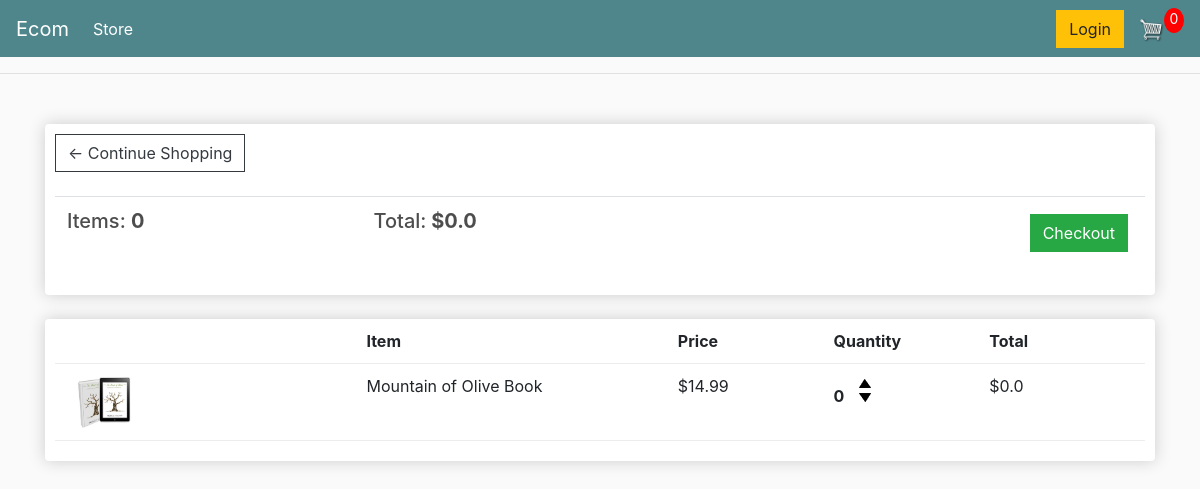
The page /cart/ (signed in) on the database as committed earlier.
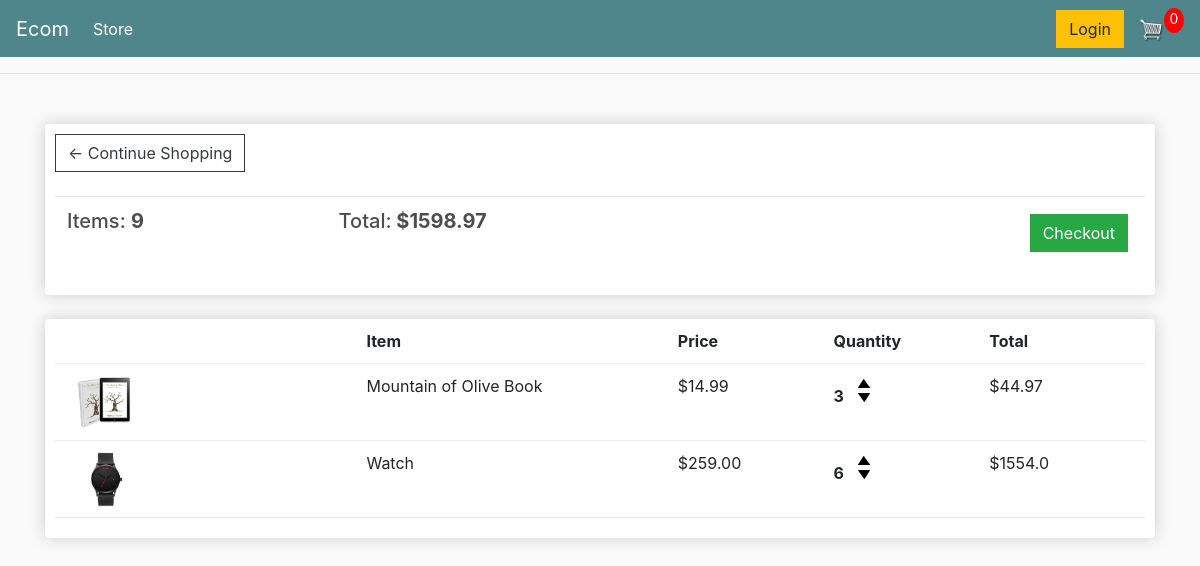
The same page on the database as committed later.
### store/models.py (models this page shows, shortened)
class Order(models.Model):
    customer = models.ForeignKey(Customer,on_delete=models.SET_NULL,blank=True,null=True)
    date_ordered = models.DateTimeField(auto_now_add=True)
    complete = models.BooleanField(default=False,null=True,blank=False)
    transaction_id = models.CharField(max_length=200,null=True)
    @property
    def get_cart_total(self):
        orderitems = self.orderitem_set.all()
        total = sum([item.get_total for item in orderitems])
        return total
    @property
    def get_cart_items(self):
        orderitems = self.orderitem_set.all()
        total = sum([item.quantity for item in orderitems])
        return total

class OrderItem(models.Model):
    product = models.ForeignKey(Product,on_delete=models.SET_NULL,null=True)
    order = models.ForeignKey(Order,on_delete=models.SET_NULL,null=True)
    quantity = models.IntegerField(default=0,null=True,blank=True)
    date_added = models.DateTimeField(auto_now_add=True)
    @property
    def get_total(self):
        total = self.product.price * self.quantity
        return total

class Product(models.Model):
    name = models.CharField(max_length=200,null=True)
    price = models.FloatField()
    digital = models.BooleanField(default=False,null=True,blank=False)
    image = models.ImageField(null=True)

### store/views.py (the view)
# urls.py: path('cart/', views.cart, name="cart"),
def cart(request):
     if request.user.is_authenticated:
        customer = request.user.customer
        order,created = Order.objects.get_or_create(customer=customer,complete=False)
        items = order.orderitem_set.all()
     else:
          items = []
          order = {'get_cart_total':0,'get_cart_items':0}
     context = {'items':items,'order':order}
     return render(request, 'store/cart.html', context)

### store/templates/store/cart.html
{% extends 'store/main.html' %}
{% load static %}
{% block content %}
<div class="row">
	<div class="col-lg-12">
        <div class="box-element">
            <a  class="btn btn-outline-dark" href="{% url 'store' %}">&#x2190; Continue Shopping</a>
            <br>
            <br>
            <table class="table">
                <tr>
                    <th><h5>Items: <strong>{{order.get_cart_items}}</strong></h5></th>
                    <th><h5>Total:<strong> ${{order.get_cart_total}}</strong></h5></th>
                    <th>
                        <a  style="float:right; margin:5px;" class="btn btn-success" href="{% url 'checkout' %}">Checkout</a>
                    </th>
                </tr>
            </table>
        </div>
		<br>
        <div class="box-element">
            <div class="cart-row">
                <div style="flex:2"></div>
                <div style="flex:2"><strong>Item</strong></div>
                <div style="flex:1"><strong>Price</strong></div>
                <div style="flex:1"><strong>Quantity</strong></div>
                <div style="flex:1"><strong>Total</strong></div>
            </div>
            {% for item in items %}
            <div class="cart-row">
                <div style="flex:2"><img class="row-image" src="{{item.product.image.url}}"></div>
                <div style="flex:2"><p>{{item.product.name}}</p></div>
                <div style="flex:1"><p>${{item.product.price|floatformat:2}}</p></div>
                <div style="flex:1">
                    <p class="quantity">{{item.quantity}}</p>
                    <div class="quantity">
                        <img class="chg-quantity" src="{% static  'images/arrow-up.png' %}">
                        <img class="chg-quantity" src="{% static  'images/arrow-down.png' %}">
                    </div>
                </div>
                <div style="flex:1"><p>${{item.get_total}}</p></div>
            </div>
            {% endfor %}
	</div>
</div>
{% endblock content %}

Rows that differ between the two databases and show on the page:
changed through a linked row, Order: get_cart_items "0" → "9"; get_cart_total "0.0" → "1598.97"
changed OrderItem "Mountain of Olive Book": quantity "0" → "3"; get_total "0.0" → "44.97"
added OrderItem: product.image (picture), product.name "Watch", product.price "259.00", quantity "6", get_total "1554.0"
